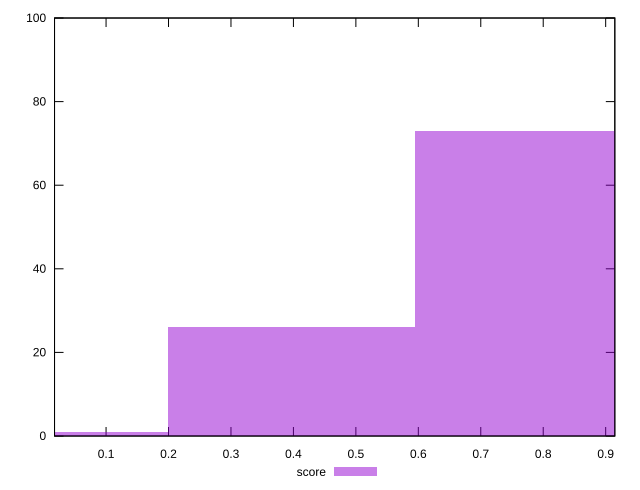

Write gnuplot code to recreate this figure.
reset

$score <<EOF
0.396864141392245 26
0.79372828278449 73
0 1
EOF

set key outside below
set boxwidth 0.396864141392245
set xrange [0.017481246450500643:0.9146517814122077]
set yrange [0:100]
set trange [0:100]
set style fill transparent solid 0.5 noborder
set terminal svg size 640, 490 enhanced background rgb 'white'
set output "report_00008_2021-01-22T20:58:29.167/cumulative-layout-shift/samples/pages+cached+noexternal+noimg/score/histogram.svg"

plot $score title "score" with boxes

reset
